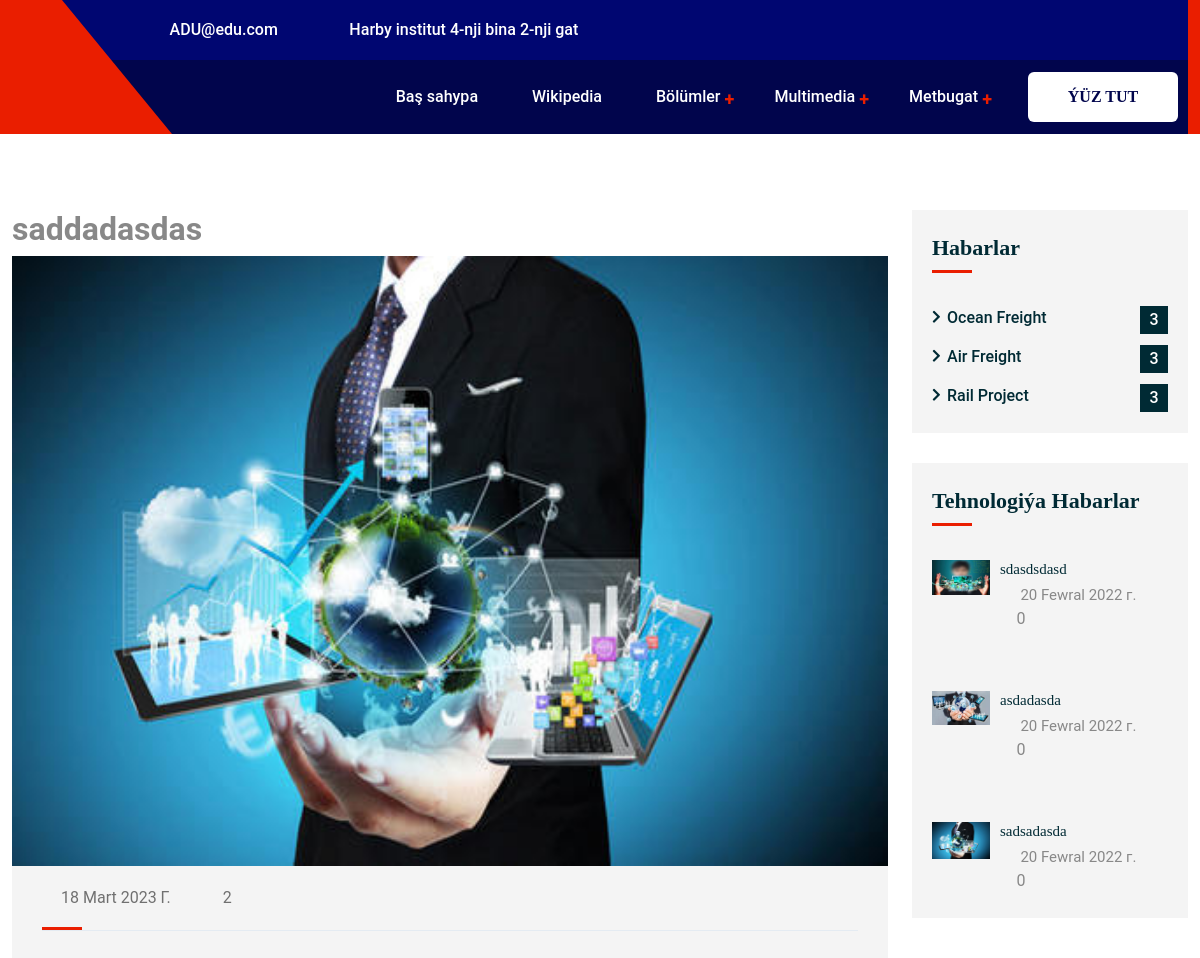
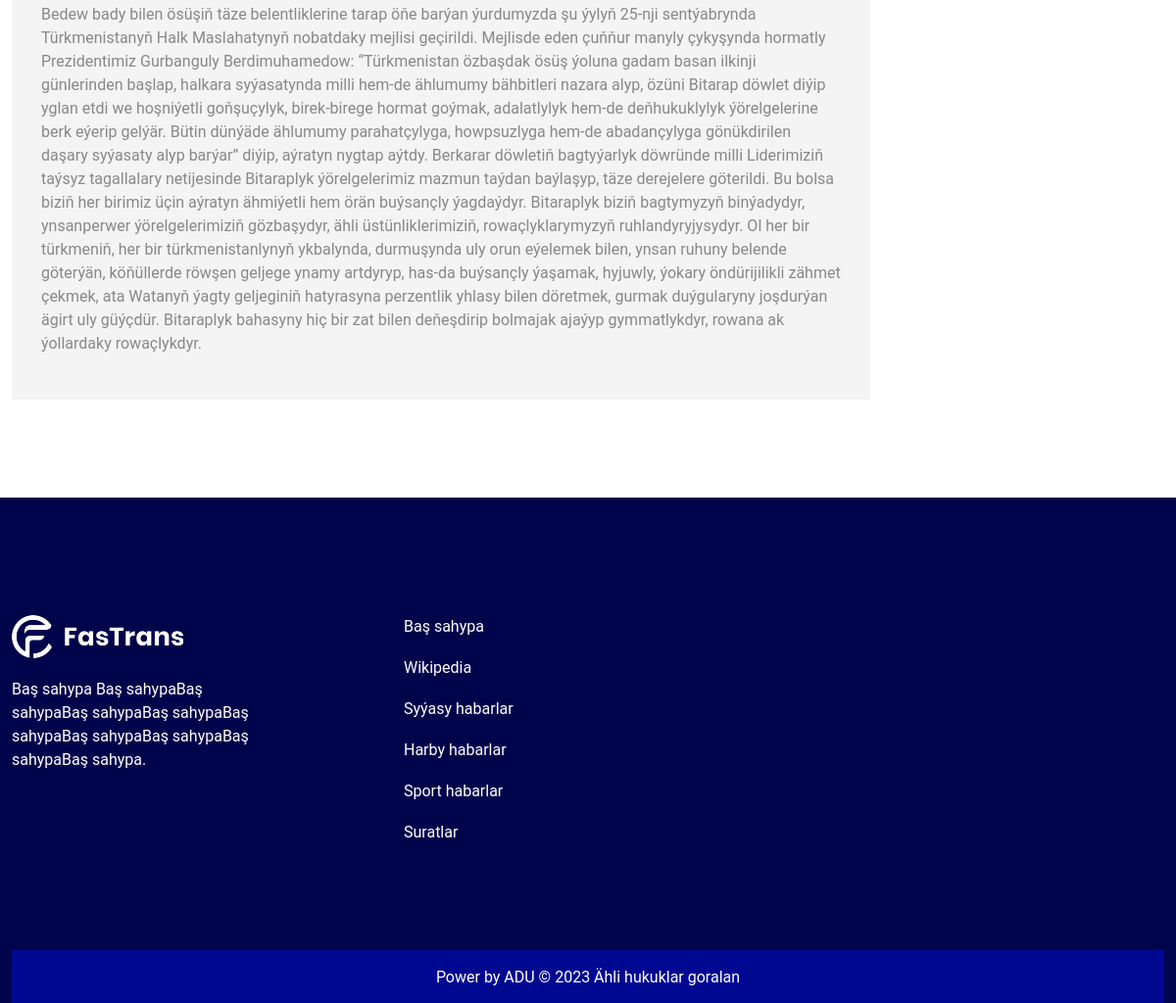
Screenshot of /Tehnologiya_Habar/11/ with the database file from the repository (2 pictures, top to bottom).
### PortalApp/models.py (models this page shows, shortened)
class Habar(models.Model):
    Habarlar = (
        ('1', 'Syýasy habarlar'),
        ('2', 'Tehnologiýa habarlar'),
        ('3', 'Sport habarlar'),
        ('4', 'Harby habarlar'),
    )
    name = models.CharField("Ady", max_length=500, null=True)
    image = models.ImageField("Surat", upload_to='Habar', null=True)
    descriptions = models.TextField("Tekst", null=True)
    read = models.BigIntegerField(default=0)
    habar_types = models.CharField(max_length=10, null=True, choices=Habarlar)
    date = models.DateField(auto_now=True)
    def save(self, *args, **kwargs):
        if self.id != None:
            file = str(self.image)
            name = file.split('/', 1)
            if name[0] != 'Habar':
                model = Habar.objects.get(id=self.id)
                model.image.delete(save=False)
            else:
                pass
        else:
            pass
        super().save(*args, **kwargs)

### PortalApp/views.py (the view)
# urls.py: path('Tehnologiya_Habar/<pk>/', Tehnologiya_Habar.as_view(), name='Tehnologiya_Habar'),
class Tehnologiya_Habar(View):
    def get(self, request, *args, **kwargs):
        habar_model = get_object_or_404(Habar.objects.filter(habar_types=2), pk=kwargs['pk'])
        habar_model.read += 1
        habar_model.save()
        habar_models = Habar.objects.filter(habar_types=2).order_by('-id')[1:4]
        context = {
            'habar_model': habar_model,
            'habar_models': habar_models,
            'title': 'Tehnologiýa habar',
            'name': 'Tehnologiýa Habarlar',
            'id': habar_model.id,
        }
        return render(request, 'Users/Tehnologiya_Habar.html', context)

### templates/Users/Tehnologiya_Habar.html (shortened to what this page needs)
{% extends 'Users/base/base.html' %}
{% load static %}
{% block content %}
    <section id="ft-blog" class="ft-blog-section">
    </section>
    <section id="ft-blog-feed-details" class="ft-blog-feed-details-section page-padding">
        <div class="container">
            <div class="ft-blog-feed-details-content">
                <div class="row">
                    <div class="col-lg-9">
                        <h2><strong>{{ habar_model.name }}</strong></h2>
                        <div class="blog-details-img-text-wrapper">
                            <div class="blog-details-img position-relative">
                                <img src="{{ habar_model.image.url }}" alt="{{ habar_model.name }}"
                                     style="width: 880px;height: 610px;">
                            </div>
                            <div class="ft-blog-details-item">
                                <div class="blog-details-text headline">
                                    <div class="ftd-blog-meta-2  position-relative text-capitalize">
                                        <a><i class="far fa-clock"></i>{{ habar_model.date }}</a>
                                        <a><i class="far fa-eye"></i> {{ habar_model.read }}</a>
                                    </div>
                                    <article>
                                        {{ habar_model.descriptions }}
                                    </article>
                                </div>
                            </div>
                        </div>
                    </div>
                    <div class="col-lg-3">
                        <div class="ft-side-bar-wrapper top-stikcy">
                            <div class="ft-side-bar-widget-area">
                                <div class="ft-side-bar-widget headline ul-li-block">
                                    <div class="category-widget">
                                        <h3 class="widget-title position-relative">Habarlar</h3>
                                        <ul>
                                            <li><a href="">Ocean Freight <span>3</span></a></li>
                                            <li><a href="">Air Freight <span>3</span></a></li>
                                            <li><a href="">Rail Project <span>3</span></a></li>
                                        </ul>
                                    </div>
                                </div>
                                <div class="ft-side-bar-widget headline ul-li-block">
                                    <div class="recent-news-widget">
                                        <h3 class="widget-title position-relative">{{ name }}</h3>
                                        {% for h_model in habar_models %}
                                            <div class="recent-blog-img-text clearfix">
                                                <div class="recent-blog-img float-left">
                                                    <img src="{{ h_model.image.url }}" alt="{{ h_model.name }}">
                                                </div>
                                                <div class="recent-blog-text headline">
                                                    <h3>
                                                        <a href="{% url 'Tehnologiya_Habar' h_model.pk %}">{{ h_model.name | truncatechars:25 }}</a>
                                                    </h3>
                                                    <span><i
                                                            class="far fa-calendar-alt"></i> {{ h_model.date }}</span><br>
                                                    <a><i class="far fa-eye"></i> {{ h_model.read }}</a>
                                                </div>
                                            </div>
                                        {% endfor %}
                                    </div>
                                </div>
                            </div>
                        </div>
                    </div>
                </div>
            </div>
        </div>
    </section>
{% endblock %}

### rows the page displays
Habar: name "saddadasdas", image (picture), date "18 Mart 2023 Г.", read "2", descriptions "Bedew bady bilen ösüşiň täze belentliklerine tarap öňe barýan ýurdumyzda şu ýylyň 25-nji sentýabrynda Türkmenistanyň Halk Maslahatynyň nobatdaky mejlisi geçirildi. Mejlisde eden çuňňur manyly çykyşynda hormatly Prezidentimiz Gurbanguly Berdimuhamedow: “Türkmenistan özbaşdak ösüş ýoluna gadam basan ilkinji günlerinden başlap, halkara syýasatynda milli hem-de ählumumy bähbitleri nazara alyp, özüni Bitarap döwlet diýip yglan etdi we hoşniýetli goňşuçylyk, birek-birege hormat goýmak, adalatlylyk hem-de deňhukuklylyk ýörelgelerine berk eýerip gelýär. Bütin dünýäde ählumumy parahatçylyga, howpsuzlyga hem-de abadançylyga gönükdirilen daşary syýasaty alyp barýar” diýip, aýratyn nygtap aýtdy.…"
Habar: image (picture), name "sdasdsdasd", date "20 Fewral 2022 г.", read "0"
Habar: image (picture), name "asdadasda", date "20 Fewral 2022 г.", read "0"
Habar: image (picture), name "sadsadasda", date "20 Fewral 2022 г.", read "0"

### other values shown
{{ name }} "Tehnologiýa Habarlar"
